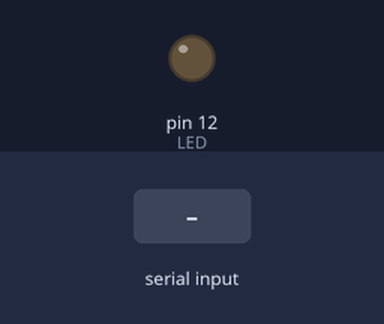
Bench run of a sketch on a simulated Arduino Uno, built with avr-gcc and run on an emulated ATmega328P. On the bench: output pins drawn as LEDs (lit = HIGH). Dashed ring = blinking. The inputs (shaded band) are chosen by the test bench.

Above: at 1.2 s.
1.3 s: "c" received over Serial
At 1.7 s:
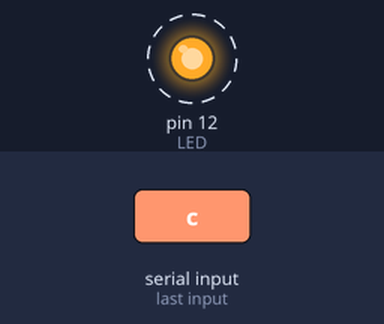
Timing chart, 0 to 8.2 s (numbered marks = the images above; inputs shaded):
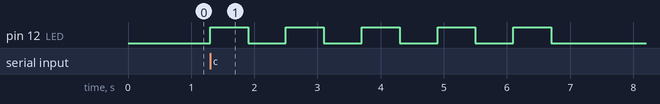

Measured:
- after the input at 1.3 s, pin 12 (LED): alternates HIGH for 0.60 s and LOW for 0.60 s, 10 changes in all, then stays LOW, starting at once

The sketch:

ProvaSerialMonitor.ino
```cpp
#define LED 12 // impostiamo la variabile LED sul pin digitale 12
int val = 0; // usiamo la variabile val per salvare i valori provenienti da tastiera
int stato = 0; // usiamo la variabile stato per salvare lo stato in cui si trova il led. 0 = spento, 1 = acceso
int i=0;//variabile contatore

void setup() {
 pinMode(LED, OUTPUT); // impostiamo il pin del led (12) come output
 Serial.begin(9600);
}

void loop() {
 val = Serial.read(); // leggiamo il valore da tastiera e lo salviamo

 // controlliamo che l'input sia la lettera a
 // e, se lo è, cambiamo lo stato del led
 switch(val)
   {
     case 'a':
     digitalWrite(LED, HIGH);
     break;

     case 'b':
     digitalWrite(LED, LOW);
     break;

     case 'c':
     for(i=0;i<5;i++)
     {
        digitalWrite(LED, HIGH);
       delay(600);
       digitalWrite(LED, LOW);
       delay(600);
     }
      break;
   }
}
```
